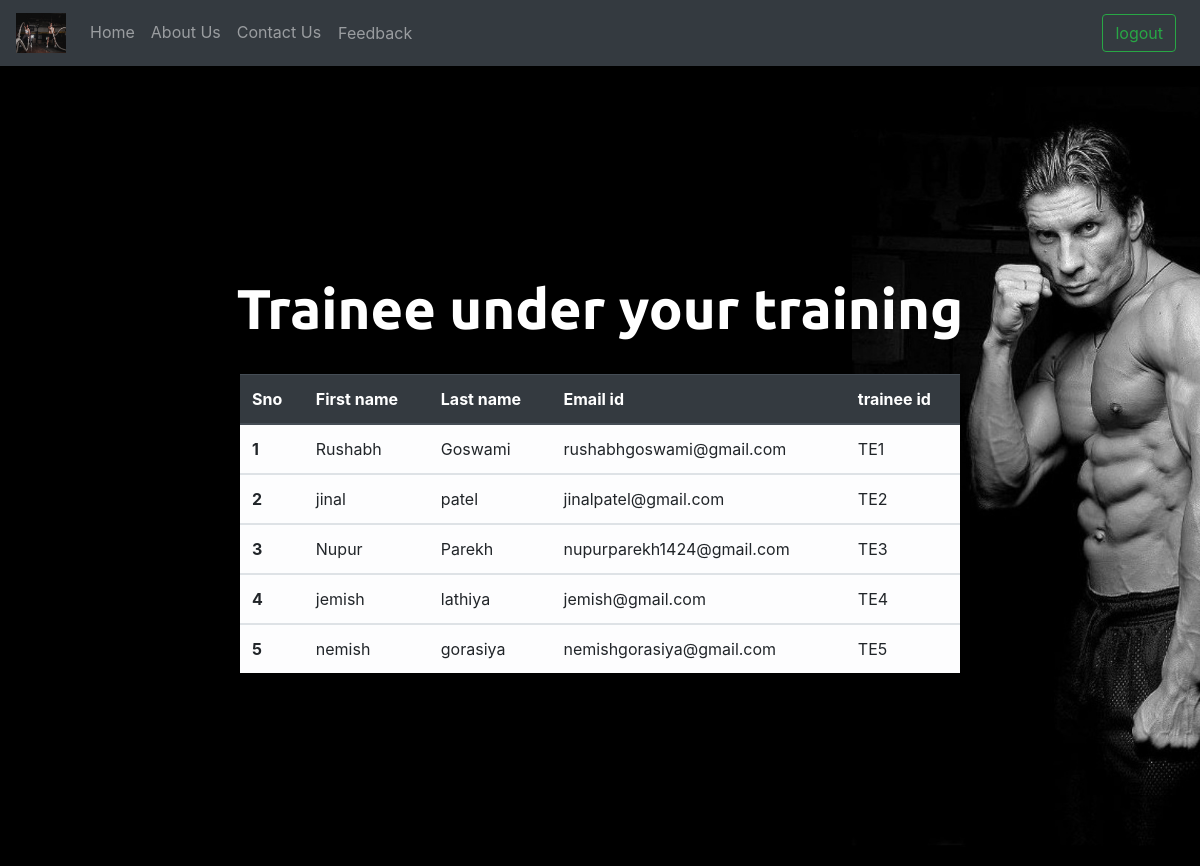
The app's page /Trainee_manager.php (signed in) with its own data.
### tables this page shows
CREATE TABLE `users` (
  `user_sno` int(5) NOT NULL,
  `user_fname` varchar(50) NOT NULL,
  `user_lname` varchar(50) NOT NULL,
  `user_date_of_birth` varchar(50) NOT NULL,
  `user_gender` varchar(20) NOT NULL,
  `user_email` varchar(60) NOT NULL,
  `user_password` varchar(60) NOT NULL,
  `user_choice` varchar(20) NOT NULL,
  `user_choice_id` int(6) NOT NULL DEFAULT 0,
  `user_choice_code` varchar(30) NOT NULL,
  `user_visiting` int(10) NOT NULL DEFAULT 0
);

### Trainee_manager.php (the view, shortened to what this page needs)
<!doctype html>
<html lang="en">
<head>
  <link rel="stylesheet" href="https://cdn.jsdelivr.net/npm/bootstrap@4.6.1/dist/css/bootstrap.min.css"
>
    <link rel="stylesheet" href="https://stackpath.bootstrapcdn.com/bootstrap/4.4.0/css/bootstrap.min.css">
    <link rel="stylesheet" href="https://cdnjs.cloudflare.com/ajax/libs/rateYo/2.3.2/jquery.rateyo.min.css">
    <link rel="stylesheet" href="partial/style.css">
  <link rel="stylesheet" href="partial/style4.css">
</head>
<body>
  <?php include 'partial/header.php'; ?>
    <div class="trainee1">
    <h1>Trainee under your training</h1>
    <table class="table">
      <thead class="thead-dark">
        <tr>
          <th scope="col">Sno</th>
          <th scope="col">First name</th>
          <th scope="col">Last name</th>
          <th scope="col">Email id</th>
          <th scope="col">trainee id</th>
        </tr>
      </thead>
      <?php
  $trci=$_SESSION['user_choice_id'];
  $trci=$trci-1;
  $trci=$trci*5;
  $f=$trci+1;
  $l=$trci+5;
  include 'partial/dbconnect.php';
  $sql="SELECT * FROM `users` WHERE user_choice='Trainee' AND user_choice_id>=$f AND user_choice_id<=$l";
  $result=mysqli_query($conn, $sql);
  $row=mysqli_num_rows($result);
  for ($i=0; $i < $row; $i++) {
    $trow=mysqli_fetch_assoc($result);
    $fname=$trow['user_fname'];
    $lname=$trow['user_lname'];
    $email=$trow['user_email'];
    $idcode=$trow['user_choice_code'];
    echo '<tbody>
            <tr>
              <th scope="row" class="table-light">'.($i+1).'</th>
              <td class="table-light">'.$fname.'</td>
              <td class="table-light">'.$lname.'</td>
              <td class="table-light">'.$email.'</td>
              <td class="table-light">'.$idcode.'</td>
            </tr>
          </tbody>';
  }
  ?>
    </table>
  </div>
</body>
</html>

### partial/header.php (shortened to what this page needs)
<?php
echo '<nav class="navbar navbar-expand-lg navbar-dark bg-dark">
  <img class="navbar-brand" src="img/gym2.jpg" width="50px" height="50px"></img>
  <button class="navbar-toggler" type="button" data-toggle="collapse" data-target="#navbarSupportedContent" aria-controls="navbarSupportedContent" aria-expanded="false" aria-label="Toggle navigation">
    <span class="navbar-toggler-icon"></span>
  </button>
  <div class="collapse navbar-collapse" id="navbarSupportedContent">
    <ul class="navbar-nav mr-auto">
    <li class="nav-item">';
    $user_choice=$_SESSION['user_choice'];
    if (isset($_SESSION['login']) && $_SESSION['login']==true){
      if($user_choice=="Trainer"){
        echo '<a class="nav-link btn-shadow" href="trainer.php">Home</a></li>';
      }
      else {
        echo '<a class="nav-link btn-shadow" href="trainee.php">Home</a></li>';
      }
    }
    echo '<li class="nav-item">
          <a class="nav-link btn-shadow" href="aboutus.php">About Us</a>
          </li>
          <li class="nav-item">
          <a class="nav-link btn-shadow" href="contact.php">Contact Us</a>
  </li>';
      if (isset($_SESSION['login']) && $_SESSION['login']==true){
        echo '<li class="nav-item">
      <button type="button" class="btn btn-4 nav-link btn-shadow" id="box-shadow" data-toggle="modal" data-target="#feedbackmodaly">
      Feedback
      </button>
      </li>';
      }
      else {
        echo '<li class="nav-item">
        <button type="button" class="btn btn-4 nav-link btn-shadow" id="box-shadow" data-toggle="modal" data-target="#feedbackmodaln">
        Feedback
        </button>
      </li>';
      }
      echo '<li class="nav-item">
      </li>
    </ul>
    <form class="form-inline my-2 my-lg-0">
      <button type="button" class="btn btn-outline-success my-2 my-sm-0 my-2 my-sm-0 mr-sm-2" data-toggle="modal" data-target="#logoutModal">logout</button>
    </form>
  </div>
</nav>';
?>

### Trainee_manager.php (style rules this page uses)
.trainee1 { min-height: 100vh; display: flex; flex-direction: column; align-items: center; justify-content: center; background: url(img/gym6.jpg); background-size: cover; background-repeat: no-repeat; }
.table { max-width: 60vw; border-radius: 1rem; }
.trainee1 h1 { color: white; margin: 2rem; font-family: 'Ubuntu', sans-serif; font-weight: 900; font-size: 3.5rem; }

### records on screen
users: user_fname "Rushabh", user_lname "Goswami", user_email "rushabhgoswami@gmail.com", user_choice_code "TE1"
users: user_fname "jinal", user_lname "patel", user_email "jinalpatel@gmail.com", user_choice_code "TE2"
users: user_fname "Nupur", user_lname "Parekh", user_email "nupurparekh1424@gmail.com", user_choice_code "TE3"
users: user_fname "jemish", user_lname "lathiya", user_email "jemish@gmail.com", user_choice_code "TE4"
users: user_fname "nemish", user_lname "gorasiya", user_email "nemishgorasiya@gmail.com", user_choice_code "TE5"
